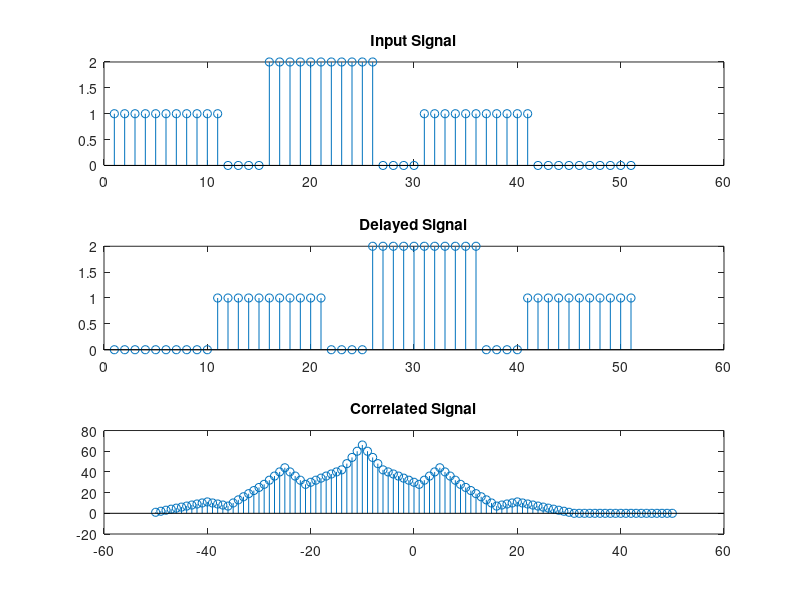

Here is the MATLAB script that generated this plot:
clc;
clear all;

t=0:0.1:5;

x1= t>=0 & t<=1;
x2= t>=1.5 & t<=2.5;
x3= t>=3 & t<=4;
x=x1+2*x2+x3;

d1= t>=1 & t<=2;
d2= t>=2.5 & t<=3.5;
d3= t>=4 & t<=5;
d=d1+2*d2+d3;

N= -(length(t)-1):(length(t)-1);
c= xcorr(x,d);

subplot(3,1,1);
stem(x);
title('Input Signal');

subplot(3,1,2);
stem(d);
title('Delayed Signal');

subplot(3,1,3);
stem(N,c);
title('Correlated Signal');

